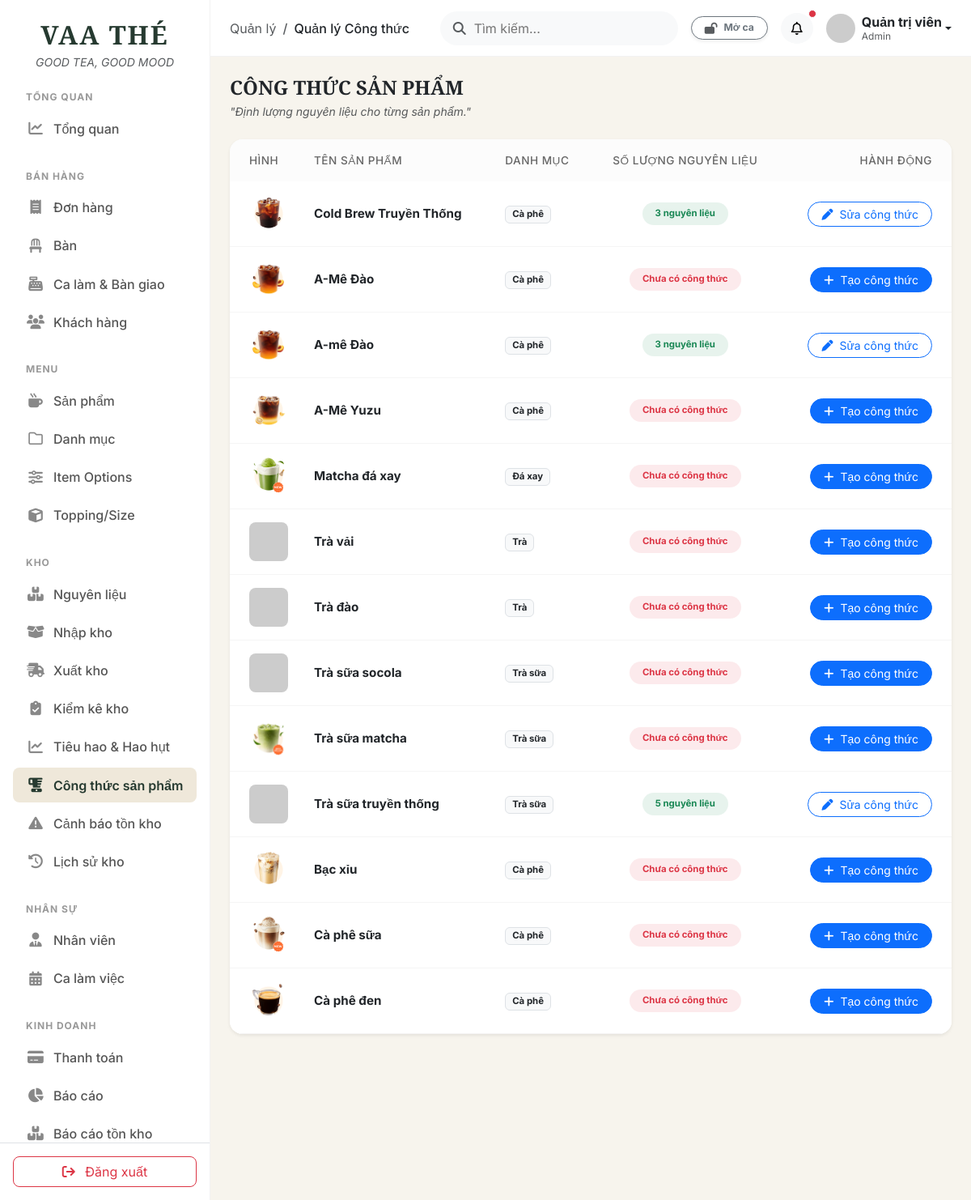
Page /public/admin.php?route=product_ingredients (signed in) on the committed database.
### tables this page shows
CREATE TABLE `products` (
  `id` int(10) unsigned NOT NULL AUTO_INCREMENT,
  `category_id` int(10) unsigned NOT NULL,
  `name` varchar(150) NOT NULL,
  `description` text DEFAULT NULL,
  `price` decimal(12,2) NOT NULL DEFAULT 0.00,
  `image` varchar(255) DEFAULT NULL,
  `status` tinyint(1) NOT NULL DEFAULT 1,
  `created_at` timestamp NOT NULL DEFAULT current_timestamp(),
  `updated_at` timestamp NOT NULL DEFAULT current_timestamp() ON UPDATE current_timestamp(),
  PRIMARY KEY (`id`),
  KEY `idx_products_category` (`category_id`),
  KEY `idx_products_status` (`status`),
  CONSTRAINT `fk_products_category` FOREIGN KEY (`category_id`) REFERENCES `categories` (`id`) ON UPDATE CASCADE
);

CREATE TABLE `categories` (
  `id` int(10) unsigned NOT NULL AUTO_INCREMENT,
  `name` varchar(100) NOT NULL,
  `description` text DEFAULT NULL,
  `image` varchar(255) DEFAULT NULL,
  `status` tinyint(1) NOT NULL DEFAULT 1,
  `created_at` timestamp NOT NULL DEFAULT current_timestamp(),
  `updated_at` timestamp NOT NULL DEFAULT current_timestamp() ON UPDATE current_timestamp(),
  PRIMARY KEY (`id`),
  UNIQUE KEY `name` (`name`)
);

### app/controllers/Admin/ProductIngredientController.php (called while the page is built, shortened)
<?php
require_once __DIR__ . '/../../models/Product.php';
require_once __DIR__ . '/../../models/Inventory.php';
require_once __DIR__ . '/../../models/ProductIngredient.php';
class ProductIngredientController {
    public function index() {
        $productModel = new Product();
        $piModel = new ProductIngredient();
        $productsRaw = $productModel->getAll();
        $products = [];
        foreach ($productsRaw as $p) {
            $recipe = $piModel->getByProductId($p['id']);
            $products[] = [
                'id' => $p['id'],
                'name' => $p['name'],
                'image' => $p['image'],
                'category' => $p['category_name'],
                'ingredients_count' => count($recipe)
            ];
        }
        require_once __DIR__ . '/../../views/admin/product_ingredients/index.php';
        require_once __DIR__ . '/../../views/layouts/admin.php';
    }
}

### app/models/Product.php (called while the page is built, shortened)
<?php
require_once __DIR__ . '/../config/database.php';
class Product {
    private $conn;
    public function __construct() {
        global $conn;
        $this->conn = $conn;
    }
    private function formatImageUrl($image) {
        return 'assets/images/products/' . $image;
    }
    public function getAll($includeHidden = false) {
        $statusCondition = $includeHidden ? "" : "WHERE p.status = 1";
        $sql = "SELECT p.*, c.name as category_name
                FROM products p
                LEFT JOIN categories c ON p.category_id = c.id
                $statusCondition
                ORDER BY p.id DESC";
        $result = $this->conn->query($sql);
        $products = $result->fetch_all(MYSQLI_ASSOC);
        return $products;
    }
}

### app/models/ProductIngredient.php (called while the page is built, shortened)
<?php
require_once __DIR__ . '/../config/database.php';
class ProductIngredient {
    private $conn;
    public function __construct() {
        global $conn;
        $this->conn = $conn;
    }
    public function getByProductId($product_id, $size_id = null) {
        if ($size_id !== null) {
            $sql = "SELECT pi.*, i.ingredient_name, i.unit, s.name as size_name
                    FROM product_ingredients pi
                    JOIN inventory i ON pi.inventory_id = i.id
                    LEFT JOIN sizes s ON pi.size_id = s.id
                    WHERE pi.product_id = ? AND pi.size_id = ?
                    ORDER BY i.ingredient_name ASC";
            $stmt = $this->conn->prepare($sql);
            if ($stmt) {
                $stmt->bind_param("ii", $product_id, $size_id);
                $stmt->execute();
                return $stmt->get_result()->fetch_all(MYSQLI_ASSOC);
            }
        } else {
            $sql = "SELECT pi.*, i.ingredient_name, i.unit, s.name as size_name
                    FROM product_ingredients pi
                    JOIN inventory i ON pi.inventory_id = i.id
                    LEFT JOIN sizes s ON pi.size_id = s.id
                    WHERE pi.product_id = ?
                    ORDER BY pi.size_id ASC, i.ingredient_name ASC";
            $stmt = $this->conn->prepare($sql);
            if ($stmt) {
                $stmt->bind_param("i", $product_id);
                $stmt->execute();
                return $stmt->get_result()->fetch_all(MYSQLI_ASSOC);
            }
        }
        return [];
    }
}

### app/views/admin/product_ingredients/index.php (the view)
<div class="d-flex justify-content-between align-items-center mb-4">
    <div>
        <h4 class="font-serif fw-bold text-dark mb-1">CÔNG THỨC SẢN PHẨM</h4>
        <p class="text-muted fst-italic small mb-0">"Định lượng nguyên liệu cho từng sản phẩm."</p>
    </div>
</div>
<div class="card border-0 shadow-sm rounded-4 overflow-hidden mb-4">
    <div class="card-body p-0">
        <div class="table-responsive">
            <table class="table table-hover align-middle mb-0">
                <thead class="bg-light">
                    <tr>
                        <th class="ps-4 py-3 fw-medium border-0 rounded-top-left admin-style-588c2d" >Hình</th>
                        <th class="py-3 fw-medium border-0">Tên Sản Phẩm</th>
                        <th class="py-3 fw-medium border-0">Danh Mục</th>
                        <th class="py-3 fw-medium border-0 text-center">Số lượng nguyên liệu</th>
                        <th class="pe-4 py-3 fw-medium border-0 rounded-top-right text-end">Hành động</th>
                    </tr>
                </thead>
                <tbody class="border-top-0 bg-white">
                    <?php if(empty($products)): ?>
                        <tr>
                            <td colspan="5" class="text-center py-5 text-muted">Chưa có sản phẩm nào.</td>
                        </tr>
                    <?php else: ?>
                        <?php foreach($products as $p): ?>
                        <tr>
                            <td class="ps-4 py-3">
                                <img src="<?= htmlspecialchars($p['image']) ?>" alt="<?= htmlspecialchars($p['name']) ?>" class="rounded-3 object-fit-cover" width="48" height="48" onerror="this.src='https://via.placeholder.com/48x48?text=SP'">
                            </td>
                            <td>
                                <div class="fw-bold text-dark"><?= htmlspecialchars($p['name']) ?></div>
                            </td>
                            <td>
                                <span class="badge bg-light text-dark border px-2 py-1"><?= htmlspecialchars($p['category']) ?></span>
                            </td>
                            <td class="text-center">
                                <?php if($p['ingredients_count'] > 0): ?>
                                    <span class="badge bg-success bg-opacity-10 text-success px-3 py-2 rounded-pill">
                                        <?= $p['ingredients_count'] ?> nguyên liệu
                                    </span>
                                <?php else: ?>
                                    <span class="badge bg-danger bg-opacity-10 text-danger px-3 py-2 rounded-pill">
                                        Chưa có công thức
                                    </span>
                                <?php endif; ?>
                            </td>
                            <td class="pe-4 text-end">
                                <?php if(isset($_SESSION['role']) && $_SESSION['role'] === 'admin'): ?>
                                <a href="admin.php?route=product_ingredients&action=edit&id=<?= $p['id'] ?>" class="btn btn-sm <?= $p['ingredients_count'] > 0 ? 'btn-outline-primary' : 'btn-primary' ?> px-3 shadow-none rounded-pill">
                                    <i class="fa-solid <?= $p['ingredients_count'] > 0 ? 'fa-pen' : 'fa-plus' ?> me-1"></i>
                                    <?= $p['ingredients_count'] > 0 ? 'Sửa công thức' : 'Tạo công thức' ?>
                                </a>
                                <?php else: ?>
                                <button type="button" class="btn btn-sm btn-light border px-3 shadow-none rounded-pill" disabled title="Chỉ Admin có quyền chỉnh sửa">
                                    <i class="fa-solid fa-lock me-1"></i> Xem
                                </button>
                                <?php endif; ?>
                            </td>
                        </tr>
                        <?php endforeach; ?>
                    <?php endif; ?>
                </tbody>
            </table>
        </div>
    </div>
</div>

### public/assets/css/admin.css (style rules this page uses)
:root { --vaa-ivory: #F7F4ED; --vaa-cream: #EFE8DA; --vaa-dark: #18231D; --vaa-forest: #263A30; --vaa-sage: #AAB79F; --vaa-brown: #9A7654; --sidebar-width: 260px; --topbar-height: 70px; }
body.admin-body { font-family: 'Inter', sans-serif; background-color: var(--vaa-ivory); color: var(--vaa-dark); margin: 0; padding: 0; overflow-x: hidden; }
.font-serif { font-family: 'Cormorant Garamond', serif; }
.table > :not(caption) > * > * { padding: 1rem; vertical-align: middle; }
.table th { font-weight: 600; color: #666; background-color: #fcfcfc; border-bottom: 1px solid #eee; font-size: 0.85rem; text-transform: uppercase; letter-spacing: 0.5px; }
.table td { font-size: 0.95rem; border-bottom: 1px solid #f5f5f5; }
.admin-style-588c2d { width: 80px; }

### rows in the picture
products: shows a picture, name "Cold Brew Truyền Thống", category.name "Cà phê", ingredients_count "3", shows "Sửa công thức"
products: name "A-Mê Đào", category.name "Cà phê", shows "Chưa có công thức", shows "Tạo công thức"
products: name "A-mê Đào", category.name "Cà phê", ingredients_count "3", shows "Sửa công thức"
products: shows a picture, name "A-Mê Yuzu", category.name "Cà phê", shows "Chưa có công thức", shows "Tạo công thức"
products: shows a picture, name "Matcha đá xay", category.name "Đá xay", shows "Chưa có công thức", shows "Tạo công thức"
products: name "Trà vải", category.name "Trà", shows "Chưa có công thức", shows "Tạo công thức"
products: name "Trà đào", category.name "Trà", shows "Chưa có công thức", shows "Tạo công thức"
products: name "Trà sữa socola", category.name "Trà sữa", shows "Chưa có công thức", shows "Tạo công thức"
products: shows a picture, name "Trà sữa matcha", category.name "Trà sữa", shows "Chưa có công thức", shows "Tạo công thức"
products: name "Trà sữa truyền thống", category.name "Trà sữa", ingredients_count "5", shows "Sửa công thức"
products: shows a picture, name "Bạc xỉu", category.name "Cà phê", shows "Chưa có công thức", shows "Tạo công thức"
products: shows a picture, name "Cà phê sữa", category.name "Cà phê", shows "Chưa có công thức", shows "Tạo công thức"
products: shows a picture, name "Cà phê đen", category.name "Cà phê", shows "Chưa có công thức", shows "Tạo công thức"

### other values in the picture
$pageTitle "Quản lý Công thức"
$_SESSION['full_name'] "Quản trị viên"
$_SESSION['role'] "Admin"
